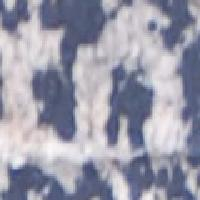
#> input picture theanoOCR/Intermidiate_Step/ga-004.jpg, 200 x 200 px; its folder holds only this picture in this run
$ python preprocessor.py   (older library calls are emulated)
#> lines starting #> are read from the running program, lines starting #| are printed output that depends on the picture; after the words box and inside, x2 and y2 are one past the last pixel; in counts of white or black regions, pixels touching at a corner belong together
import cv2
import numpy as np
import os
from matplotlib import pyplot as plt


def pre_processing():

    path = os.path.join(os.path.dirname(__file__), 'Intermidiate_Step')
    path2 = os.path.join(os.path.dirname(__file__), 'Original_input_letters')

    listing = os.listdir(path)

    listing.sort()
    for file in listing:

        inputImage = cv2.imread(path+"/"+file)
#> inputImage is the input picture: shape (200, 200, 3); mean B, G, R 170.2, 154.3, 154.1

        img = cv2.cvtColor(inputImage, cv2.COLOR_BGR2GRAY)
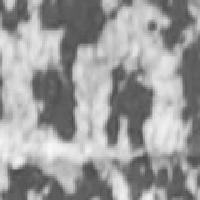
#> img: shape (200, 200); min 65, max 249, mean 156.1

        blur = cv2.GaussianBlur(img, (5, 5), 0)
        ret3,th3 = cv2.threshold(blur, 0, 255, cv2.THRESH_BINARY+cv2.THRESH_OTSU)
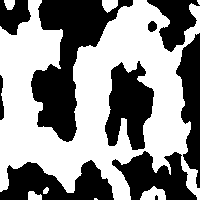
#> th3: shape (200, 200); 55% white; 10 black regions (1 under 20 px), largest, box (x1, y1, x2, y2) and area: (31, 0, 133, 142) 5706, (105, 61, 154, 150) 2783, (0, 160, 114, 200) 2772
#> ret3 = 151

        element = cv2.getStructuringElement(cv2.MORPH_ELLIPSE, (5, 5))

        kernel = np.ones((6,6),np.uint8)
        open1 = cv2.morphologyEx(th3, cv2.MORPH_HITMISS, element)
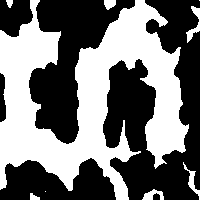
#> open1: shape (200, 200); 45.6% white; 9 white regions (2 under 20 px), largest, box (x1, y1, x2, y2) and area: (0, 0, 189, 200) 17581, (186, 6, 200, 43) 180, (183, 162, 200, 200) 152
        open = cv2.morphologyEx(open1, cv2.MORPH_HITMISS, element)
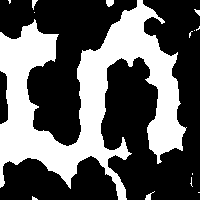
#> open: shape (200, 200); 36.9% white; 14 white regions (9 under 20 px)

        im2, contours, hierarchy = cv2.findContours(open, cv2.RETR_EXTERNAL, cv2.CHAIN_APPROX_NONE)
#> contours = 14 contours, 11 with area under 20; largest, box (x1, y1, x2, y2) and area: (0, 0, 187, 200) 13900, (106, 0, 114, 7) 34, (145, 191, 155, 200) 21
        mask = np.ones(open.shape[:2], dtype="uint8") * 255

        for contour in contours:
            # get rectangle bounding contour
            [x, y, w, h] = cv2.boundingRect(contour)

            # discard areas that are too large
            if h > 300 and w > 300:
                cv2.drawContours(mask, [contour], -1, 0, -1)

            # discard areas that are too small
            if h < 35 or w < 35:
                cv2.drawContours(mask, [contour], -1, 0, -1)
#> this loop made 14 passes
#> (x, y, w, h) on passes 1, 3, 4, 6, 7, 8, 9, 10, 11, 12, 13, 14: (32, 196, 6, 4), (145, 191, 10, 9), (190, 177, 3, 10), (189, 31, 4, 7), (194, 30, 1, 1), (196, 26, 4, 5), (34, 12, 1, 1), (194, 9, 6, 7), (0, 0, 187, 200), (106, 0, 8, 7), (32, 0, 6, 10), (8, 0, 3, 4)
#> (contour, x, y, w, h) on passes 2, 5: ([[198, 192], [199, 192]], 198, 192, 2, 1), ([[192, 173], [192, 174]], 192, 173, 1, 2)
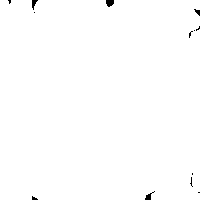
#> mask: shape (200, 200); 99.5% white; 13 black regions (9 under 20 px), largest, box (x1, y1, x2, y2) and area: (106, 0, 114, 7) 45, (145, 191, 155, 200) 35, (32, 0, 38, 10) 31, (194, 9, 200, 16) 22

        new = cv2.bitwise_and(open1, mask)
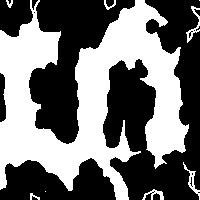
#> new: shape (200, 200); 45.1% white; 9 white regions (2 under 20 px), largest, box (x1, y1, x2, y2) and area: (0, 0, 189, 200) 17549, (186, 6, 200, 43) 138, (183, 162, 200, 200) 137

        eroded = cv2.erode(new, element)
#> eroded: shape (200, 200); 36.4% white; 1 white region, box (x1, y1, x2, y2) and area: (0, 0, 187, 200) 14579
        # blur = cv2.bilateralFilter(eroded, 9, 75, 75)
        for x in range(1,9,2):
            eroded=cv2.GaussianBlur(eroded, (x,x),0)
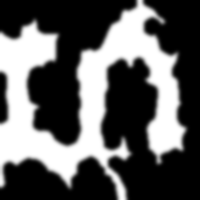
#> eroded: shape (200, 200); min 0, max 255, mean 92.9

        #new = cv2.bitwise_not(eroded)
        # eroded = cv2.erode(new,element)
        cv2.imwrite(path2+"/"+file, eroded)

pre_processing()

$ run again, on theanoOCR/Intermidiate_Step/ga-061.jpg
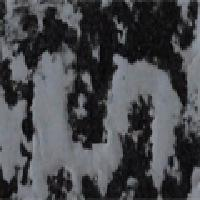
#> input picture theanoOCR/Intermidiate_Step/ga-061.jpg, 200 x 200 px
#> in pre_processing, inputImage is the input picture: shape (200, 200, 3); mean B, G, R 75.9, 72.5, 71.3
#> in pre_processing, `ret3,th3 = cv2.threshold(blur, 0, 255, cv2.THRESH_BINARY+cv2.THRESH_OT..`:
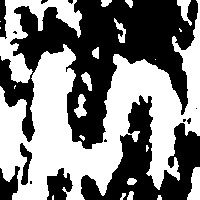
#> th3: shape (200, 200); 49.8% white; 22 white regions (7 under 20 px), largest, box (x1, y1, x2, y2) and area: (0, 0, 200, 200) 16348, (0, 0, 82, 83) 2313, (187, 167, 200, 200) 296
#> ret3 = 72
#> open1: shape (200, 200); 37.2% white; 24 white regions (16 under 20 px), largest, box (x1, y1, x2, y2) and area: (0, 14, 200, 200) 12965, (0, 0, 80, 81) 1405, (189, 169, 200, 200) 214
#> open: shape (200, 200); 27.5% white; 13 white regions (3 under 20 px)
#> contours = 13 contours, 3 with area under 20; largest, box (x1, y1, x2, y2) and area: (16, 53, 179, 200) 7788, (0, 99, 22, 176) 1002, (186, 22, 200, 131) 636, (52, 0, 78, 25) 168, (14, 58, 27, 79) 126
#> the loop in pre_processing, `for contour in contours:` made 13 passes
#> (x, y, w, h) on passes 1, 2, 4, 5, 6, 7, 8, 9: (70, 188, 10, 12), (191, 171, 9, 29), (0, 99, 22, 77), (14, 58, 13, 21), (16, 53, 163, 147), (0, 41, 11, 14), (186, 22, 14, 109), (9, 15, 8, 14)
#> new: shape (200, 200); 30.3% white; 24 white regions (17 under 20 px), largest, box (x1, y1, x2, y2) and area: (0, 14, 200, 200) 11055, (0, 0, 80, 81) 723, (189, 169, 200, 200) 75
#> after the loop in pre_processing, `for x in range(1,9,2):`:
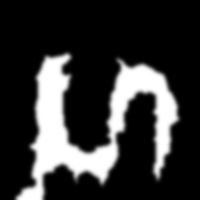
#> eroded: shape (200, 200); min 0, max 255, mean 52.6

$ run again, on theanoOCR/Intermidiate_Step/ga-064.jpg
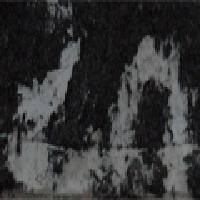
#> input picture theanoOCR/Intermidiate_Step/ga-064.jpg, 200 x 200 px
#> in pre_processing, inputImage is the input picture: shape (200, 200, 3); mean B, G, R 52.6, 52.2, 51.9
#> in pre_processing, `ret3,th3 = cv2.threshold(blur, 0, 255, cv2.THRESH_BINARY+cv2.THRESH_OT..`:
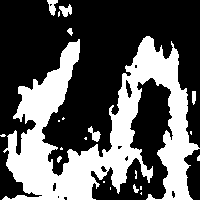
#> th3: shape (200, 200); 35.3% white; 21 white regions (13 under 20 px), largest, box (x1, y1, x2, y2) and area: (2, 36, 200, 200) 13604, (47, 0, 58, 16) 99, (59, 4, 72, 17) 99
#> ret3 = 62
#> open1: shape (200, 200); 24.9% white; 10 white regions (7 under 20 px), largest, box (x1, y1, x2, y2) and area: (8, 38, 196, 200) 9860, (143, 166, 151, 177) 33, (94, 133, 98, 140) 21
#> open: shape (200, 200); 16.8% white; 9 white regions (5 under 20 px)
#> contours = 9 contours, 5 with area under 20; largest, box (x1, y1, x2, y2) and area: (11, 130, 136, 200) 2620, (132, 40, 192, 200) 1860, (22, 46, 76, 125) 1180, (114, 95, 135, 144) 443
#> the loop in pre_processing, `for contour in contours:` made 9 passes
#> (x, y, w, h) on passes 1, 3, 4, 5, 6, 7, 8: (19, 199, 6, 1), (12, 138, 1, 6), (11, 130, 125, 70), (114, 95, 21, 49), (135, 93, 2, 5), (22, 46, 54, 79), (132, 40, 60, 160)
#> new: shape (200, 200); 23.6% white; 10 white regions (7 under 20 px), largest, box (x1, y1, x2, y2) and area: (8, 38, 196, 200) 9337, (143, 166, 151, 177) 33, (94, 133, 98, 140) 21
#> after the loop in pre_processing, `for x in range(1,9,2):`:
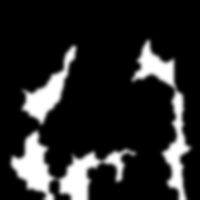
#> eroded: shape (200, 200); min 0, max 255, mean 39.6

$ run again, on theanoOCR/Intermidiate_Step/ga-067.jpg
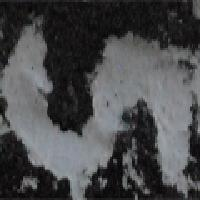
#> input picture theanoOCR/Intermidiate_Step/ga-067.jpg, 200 x 200 px
#> in pre_processing, inputImage is the input picture: shape (200, 200, 3); mean B, G, R 75.4, 73.9, 73.2
#> th3: shape (200, 200); 47.3% white; 13 white regions (7 under 20 px), largest, box (x1, y1, x2, y2) and area: (0, 23, 200, 200) 18214, (123, 139, 143, 188) 381, (22, 178, 37, 189) 116, (194, 0, 200, 18) 95, (99, 178, 107, 187) 47, (144, 189, 149, 194) 21
#> ret3 = 76
#> open1: shape (200, 200); 40.1% white; 9 white regions (4 under 20 px), largest, box (x1, y1, x2, y2) and area: (0, 27, 200, 200) 15848, (196, 0, 200, 16) 55, (127, 169, 141, 184) 51, (125, 152, 132, 164) 42, (25, 180, 35, 187) 36
#> open: shape (200, 200); 34.2% white; 4 white regions (2 under 20 px)
#> contours = 4 contours, 3 with area under 20; largest, box (x1, y1, x2, y2) and area: (0, 30, 200, 200) 13126
#> the loop in pre_processing, `for contour in contours:` made 4 passes
#> (x, y, w, h) on passes 1 to 4: (127, 157, 1, 4), (0, 125, 5, 6), (0, 30, 200, 170), (198, 0, 2, 12)
#> new: shape (200, 200); 40% white; 9 white regions (4 under 20 px), largest, box (x1, y1, x2, y2) and area: (0, 27, 200, 200) 15829, (127, 169, 141, 184) 51, (125, 152, 132, 164) 38, (25, 180, 35, 187) 36, (196, 0, 200, 16) 33
#> after the loop in pre_processing, `for x in range(1,9,2):`:
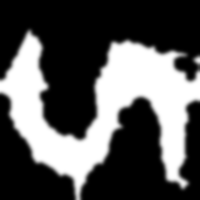
#> eroded: shape (200, 200); min 0, max 255, mean 86.8
